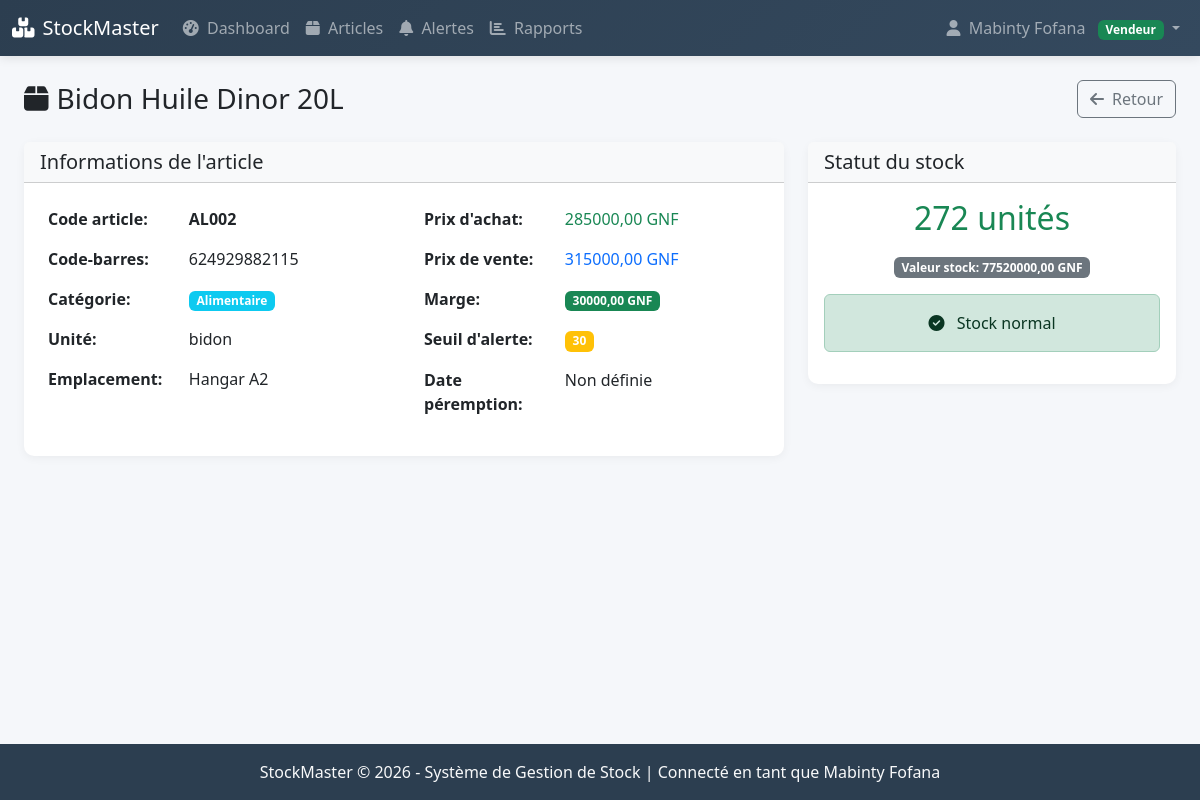
The app's page /articles/detail/2/ (signed in), older data.
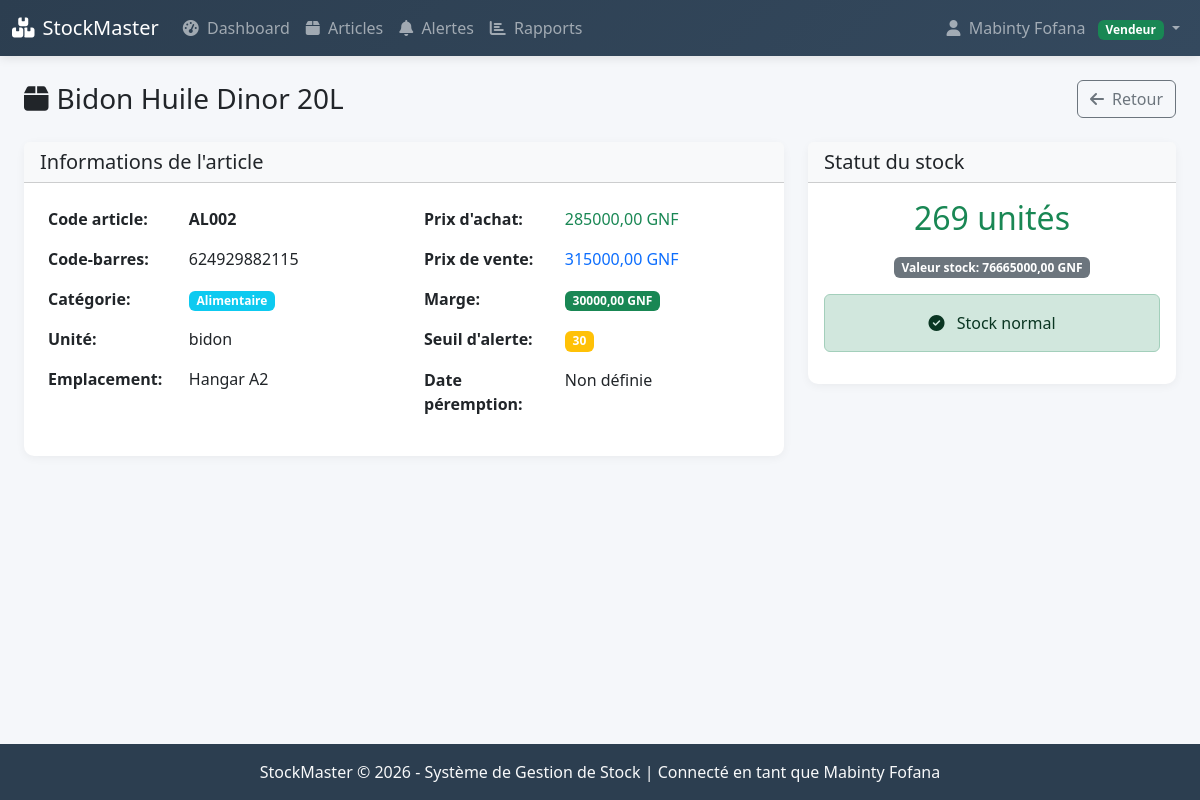
The same page, newer data.
### gestion_stock/models.py (models this page shows, shortened)
class Article(models.Model):
    UNITE_CHOICES = [
        ('unite', 'Unité'),
        ('kg', 'Kilogramme'),
        ('litre', 'Litre'),
        ('paquet', 'Paquet'),
        ('carton', 'Carton'),
    ]
    code_article = models.CharField(max_length=50, unique=True, verbose_name="Code article")
    code_barre = models.CharField(max_length=100, blank=True, unique=True, verbose_name="Code-barres")
    designation = models.CharField(max_length=200)
    categorie = models.ForeignKey(Categorie, on_delete=models.SET_NULL, null=True)
    fournisseur = models.ForeignKey(Fournisseur, on_delete=models.SET_NULL, null=True, blank=True)
    prix_achat = models.DecimalField(max_digits=10, decimal_places=2)
    prix_vente = models.DecimalField(max_digits=10, decimal_places=2)
    seuil_alerte = models.IntegerField(default=10)
    unite = models.CharField(max_length=20, choices=UNITE_CHOICES, default='unite')
    emplacement = models.CharField(max_length=50, blank=True, help_text="Rayon/Étagère")
    date_peremption = models.DateField(null=True, blank=True, verbose_name="Date de péremption")
    actif = models.BooleanField(default=True)
    date_creation = models.DateTimeField(auto_now_add=True)
    date_modification = models.DateTimeField(auto_now=True)
    @property
    def quantite_stock(self):
        stock = self.stock_set.first()
        return stock.quantite if stock else 0
    @property
    def valeur_stock(self):
        return self.quantite_stock * self.prix_achat
    class Meta:
        verbose_name = "Article"
        verbose_name_plural = "Articles"

class Stock(models.Model):
    article = models.ForeignKey(Article, on_delete=models.CASCADE)
    quantite = models.IntegerField(default=0)
    quantite_min = models.IntegerField(default=0)
    quantite_max = models.IntegerField(default=1000)
    emplacement = models.CharField(max_length=100)
    date_derniere_entree = models.DateTimeField(null=True, blank=True)
    date_derniere_sortie = models.DateTimeField(null=True, blank=True)
    class Meta:
        verbose_name = "Stock"
        verbose_name_plural = "Stocks"

class Categorie(models.Model):
    nom = models.CharField(max_length=50, unique=True)
    description = models.TextField(blank=True)
    class Meta:
        verbose_name = "Catégorie"
        verbose_name_plural = "Catégories"

### gestion_stock/views.py (the view)
# urls.py: path('articles/detail/<int:pk>/', login_required(vendeur_required(views.detail_article)), name='detail_article'),
@login_required
def detail_article(request, pk):
    article = get_object_or_404(Article, pk=pk)
    mouvements_recents = MouvementStock.objects.filter(article=article).order_by('-date_mouvement')[:10]
    date_limite = timezone.now() - timedelta(days=30)
    entrees_30j = MouvementStock.objects.filter(
        article=article,
        type_mouvement='entree',
        date_mouvement__gte=date_limite
    ).aggregate(total=Sum('quantite'))['total'] or 0
    sorties_30j = MouvementStock.objects.filter(
        article=article,
        type_mouvement='sortie',
        date_mouvement__gte=date_limite
    ).aggregate(total=Sum('quantite'))['total'] or 0
    context = {
        'article': article,
        'mouvements_recents': mouvements_recents,
        'entrees_30j': entrees_30j,
        'sorties_30j': sorties_30j,
    }
    return render(request, 'gestion_stock/articles/detail.html', context)

### gestion_stock/context_processors.py (called while the page is built)
def notification_context(request):
    context = {}
    if request.user.is_authenticated:
        try:
            alertes_non_lues = Alerte.objects.filter(lu=False).count()
            context['alertes_non_lues'] = alertes_non_lues
            if hasattr(request.user, 'profilutilisateur'):
                context['user_role'] = request.user.profilutilisateur.role
                context['user_profile'] = request.user.profilutilisateur
        except:
            pass
    return context

### gestion_stock/templatetags/custom_filters.py (called while the page is built)
@register.filter(name='sub')
def sub(value, arg):
    try:
        return float(value) - float(arg)
    except (ValueError, TypeError):
        return value

### gestion_stock/templates/gestion_stock/articles/detail.html (shortened to what the changed rows need)
{% extends 'base.html' %}
{% load custom_filters %}
{% block content %}
<div class="container-fluid mt-4">
    <div class="d-flex justify-content-between align-items-center mb-4">
        <h1 class="h3 mb-0">
            <i class="fas fa-box me-2"></i>{{ article.designation }}
        </h1>
        <div class="btn-group">
            <a href="{% url 'liste_articles' %}" class="btn btn-outline-secondary">
            </a>
        </div>
    </div>
    <div class="row">
        <div class="col-lg-8">
            <div class="card mb-4">
                <div class="card-body">
                    <div class="row">
                        <div class="col-md-6">
                            <table class="table table-borderless">
                                <tr>
                                    <th width="40%">Code article:</th>
                                    <td><strong>{{ article.code_article }}</strong></td>
                                </tr>
                                <tr>
                                    <th>Code-barres:</th>
                                    <td>{{ article.code_barre|default:"Non défini" }}</td>
                                </tr>
                                <tr>
                                    <th>Catégorie:</th>
                                    <td>
                                        {% if article.categorie %}
                                        <span class="badge bg-info">{{ article.categorie.nom }}</span>
                                        {% else %}
                                        Non catégorisé
                                        {% endif %}
                                    </td>
                                </tr>
                                <tr>
                                    <th>Unité:</th>
                                    <td>{{ article.get_unite_display }}</td>
                                </tr>
                                <tr>
                                    <th>Emplacement:</th>
                                    <td>{{ article.emplacement|default:"Non spécifié" }}</td>
                                </tr>
                            </table>
                        </div>
                        <div class="col-md-6">
                            <table class="table table-borderless">
                                <tr>
                                    <th width="40%">Prix d'achat:</th>
                                    <td class="text-success">{{ article.prix_achat|floatformat:2 }} GNF</td>
                                </tr>
                                <tr>
                                    <th>Prix de vente:</th>
                                    <td class="text-primary">{{ article.prix_vente|floatformat:2 }} GNF</td>
                                </tr>
                                <tr>
                                    <th>Marge:</th>
                                    <td>
                                        <span class="badge bg-success">
                                            {{ article.prix_vente|sub:article.prix_achat|floatformat:2 }} GNF
                                        </span>
                                    </td>
                                </tr>
                                <tr>
                                    <th>Seuil d'alerte:</th>
                                    <td>
                                        <span class="badge bg-warning">{{ article.seuil_alerte }}</span>
                                    </td>
                                </tr>
                                <tr>
                                    <th>Date péremption:</th>
                                </tr>
                            </table>
                        </div>
                    </div>
                </div>
            </div>
        </div>
        <div class="col-lg-4">
            <div class="card mb-4">
                <div class="card-body text-center">
                    <h2 class="mb-3
                        {% if article.quantite_stock <= article.seuil_alerte %}text-danger
                        {% elif article.quantite_stock == 0 %}text-danger
                        {% else %}text-success{% endif %}">
                        {{ article.quantite_stock }} unités
                    </h2>
                    <div class="mb-3">
                        <span class="badge bg-secondary">Valeur stock: {{ article.valeur_stock|floatformat:2 }} GNF</span>
                    </div>
                    {% if article.quantite_stock <= article.seuil_alerte and article.quantite_stock > 0 %}
                    <div class="alert alert-warning">
                        <i class="fas fa-exclamation-circle me-2"></i>
                        Stock faible! Seuil: {{ article.seuil_alerte }} unités
                    </div>
                    {% elif article.quantite_stock == 0 %}
                    <div class="alert alert-danger">
                        <i class="fas fa-times-circle me-2"></i>
                        Rupture de stock!
                    </div>
                    {% else %}
                    <div class="alert alert-success">
                        <i class="fas fa-check-circle me-2"></i>
                        Stock normal
                    </div>
                    {% endif %}
                </div>
            </div>
        </div>
    </div>
</div>
{% endblock %}

Row changes from the older to the newer data that the page shows:
changed through a linked row, Article "Bidon Huile Dinor 20L": quantite_stock "272" → "269"; valeur_stock "77520000,00" → "76665000,00"
